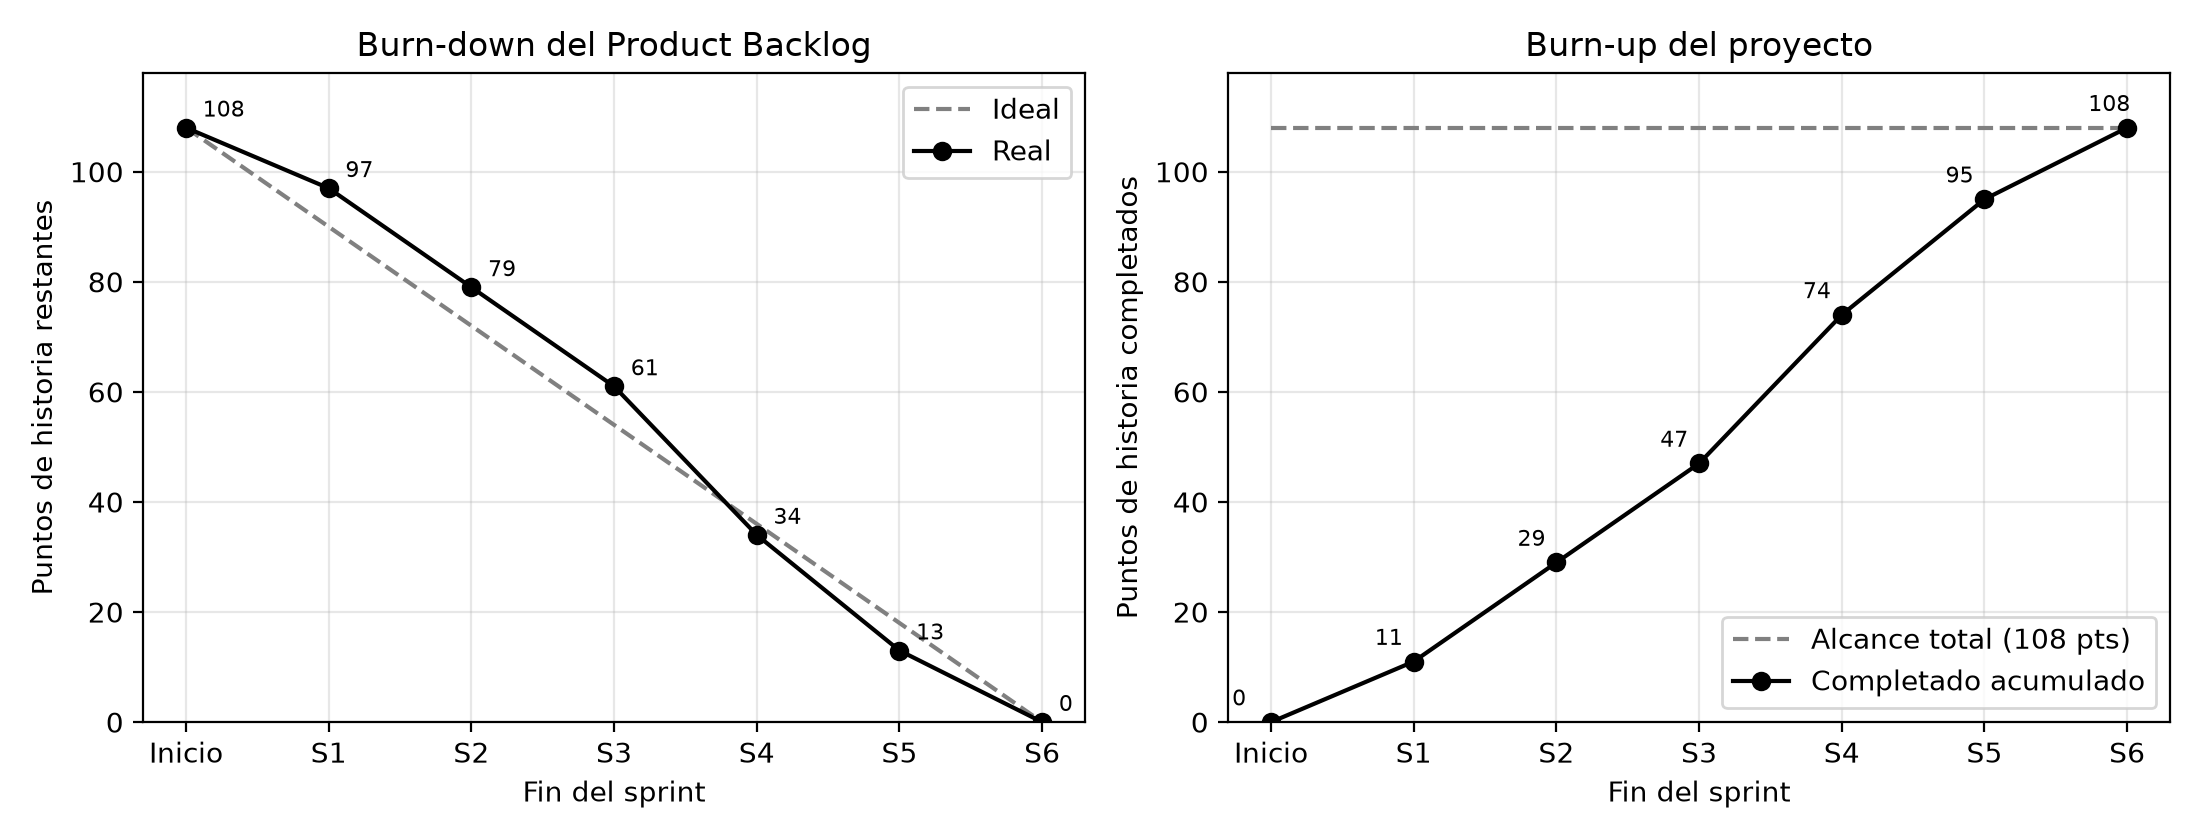

Recreate this plot in Python.
# Burn-down y burn-up del Product Backlog (puntos de historia por sprint, Tabla Product Backlog)
import matplotlib
matplotlib.use("Agg")
import matplotlib.pyplot as plt

pts = [11, 18, 18, 27, 21, 13]  # Sprints 1..6
total = sum(pts)
x = list(range(0, 7))
done = [0]
for p in pts:
    done.append(done[-1] + p)
remaining = [total - d for d in done]
ideal = [total - total * i / 6 for i in x]

plt.rcParams.update({"font.family": "DejaVu Sans", "font.size": 10})
fig, (a, b) = plt.subplots(1, 2, figsize=(11, 4.2))
a.plot(x, ideal, "--", color="gray", label="Ideal")
a.plot(x, remaining, "-o", color="black", label="Real")
for i, r in zip(x, remaining):
    a.annotate(str(r), (i, r), textcoords="offset points", xytext=(6, 4), fontsize=8)
a.set_title("Burn-down del Product Backlog")
a.set_xlabel("Fin del sprint")
a.set_ylabel("Puntos de historia restantes")
a.set_xticks(x, ["Inicio"] + [f"S{i}" for i in range(1, 7)])
a.set_ylim(0, total + 10)
a.grid(alpha=0.3)
a.legend()

b.plot(x, [total] * 7, "--", color="gray", label=f"Alcance total ({total} pts)")
b.plot(x, done, "-o", color="black", label="Completado acumulado")
for i, d in zip(x, done):
    b.annotate(str(d), (i, d), textcoords="offset points", xytext=(-14, 6), fontsize=8)
b.set_title("Burn-up del proyecto")
b.set_xlabel("Fin del sprint")
b.set_ylabel("Puntos de historia completados")
b.set_xticks(x, ["Inicio"] + [f"S{i}" for i in range(1, 7)])
b.set_ylim(0, total + 10)
b.grid(alpha=0.3)
b.legend(loc="lower right")

fig.tight_layout()
fig.savefig("burndown_burnup.png", dpi=200)
